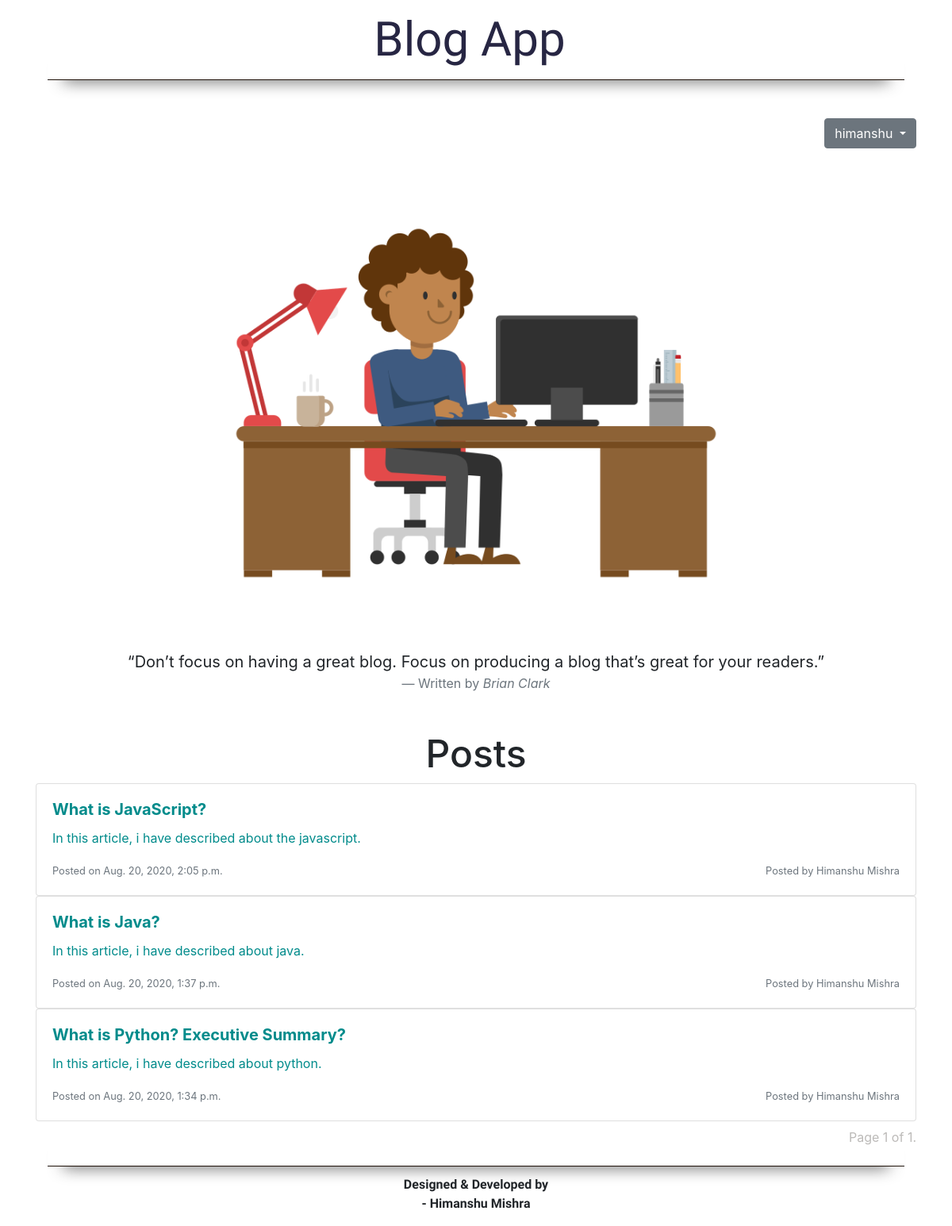
The app's page / (signed in) with its own data.
### blogApplication/models.py (models this page shows, shortened)
class Blog(models.Model):
    author = models.ForeignKey(Author, on_delete=models.CASCADE)
    title = models.CharField(max_length=350, blank=False, null=False)
    excerpt = models.CharField(max_length=1000)
    blog = models.CharField(max_length=10000)
    blogDateTime = models.DateTimeField(auto_now=True, auto_created=True)

class Author(models.Model):
    username = models.CharField(max_length=50, primary_key=True, blank=False, null=False, unique=True)
    fullname = models.CharField(max_length=250, blank=False, null=False)
    emailId = models.EmailField(max_length=250, blank=False, null=False, unique=True)
    bio = models.CharField(max_length=500, blank=True, null=True)
    password = models.CharField(max_length=75, blank=False, null=False)

### blogApplication/views.py (the view)
# urls.py: path('', index, name="IndexPage"),
def index(request):
    all_blogs = Blog.objects.all().order_by('-blogDateTime')
    paginator = Paginator(all_blogs, 4)
    page_number = request.GET.get('page')
    page_object = paginator.get_page(page_number)
    return render(request, 'blogApplication/index.html', context={'title': "Landing Page", 'blogs': page_object, 'name': request.user.username})

### blogApplication/templates/blogApplication/index.html (shortened to what this page needs)
{% extends 'blogApplication base/base.html' %}
{% load static %}
{% block content %}
        <div class="container mt-5"  id="main_section">
        <div class="row text-right">
            <div class="col">
                {% if request.user.is_authenticated %}
                    <div class="btn-group">
                      <button class="btn btn-secondary btn-md dropdown-toggle" id="user_dropdown" type="button" data-toggle="dropdown" aria-haspopup="true" aria-expanded="false">
                        {{ name }}
                      </button>
                    </div>
                {% endif %}
            </div>
        </div>
    </div>
    <div class="container mt-2" id="main_section">
    <div class="row">
      <div class="col">
        <img src="{% static 'images/main_section_image.png' %}" class="img-fluid">
      </div>
    </div>
    <div class="row">
      <div class="col">
        <blockquote class="blockquote text-center">
          <p class="mb-0">“Don’t focus on having a great blog. Focus on producing a blog that’s great for your readers.”</p>
          <footer class="blockquote-footer">Written by <cite title="Source Title">Brian Clark</cite></footer>
        </blockquote>
      </div>
    </div>
  </div>
    <div class="container mt-2" id="posts_section">
      <div class="row">
        <div class="col text-center mt-4">
          <h2>Posts</h2>
        </div>
      </div>
        {% if blogs %}
        {% for blog in blogs %}
        <div class="row">
            <div class="col">
                <div class="card">
                    <div class="card-body">
                        <a href="post/{{ blog.id }}">
                      <h5 class="card-title" style="font-weight: bolder">{{ blog.title }}</h5>
                      <p class="card-text">{{ blog.excerpt }}</p>
                      <div class="row">
                        <div class="col-6">
                          <p class="card-text"><small class="text-muted">Posted on {{ blog.blogDateTime }}</small></p>
                        </div>
                        <div class="col-6">
                          <p class="card-text text-right"><small class="text-muted">Posted by {{ blog.author.fullname }}</small></p>
                        </div>
                      </div>
                        </a>
                    </div>
                  </div>
            </div>
        </div>
        {% endfor %}
            {% else %}
            <div class="row text-center mt-5">
                <div class="col">
                    <h1 style="font-size: 20px">No Post yet.</h1>
                </div>
            </div>
        {% endif %}
      <div class="row mt-2">
        <div class="col">
          <nav aria-label="Page navigation example">
           <div class="pagination" style="float: right !important;color: #bcbab8 !important;">
                <span class="step-links">
                    <span class="current">
                        Page {{ blogs.number }} of {{ blogs.paginator.num_pages }}.
                    </span>
                </span>
           </div>
          </nav>
        </div>
      </div>
    </div>
{% endblock content %}

### static/css/index.css (style rules this page uses)
body { background-color: #ffffff; }
@media only screen and (max-width: 1440px) { h2 { font-size: 4vw; } }
a { text-decoration: none !important; color: darkcyan; }

### records on screen
Blog: title "What is JavaScript?", excerpt "In this article, i have described about the javascript.", blogDateTime "Aug. 20, 2020, 2:05 p.m.", author.fullname "Himanshu Mishra"
Blog: title "What is Java?", excerpt "In this article, i have described about java.", blogDateTime "Aug. 20, 2020, 1:37 p.m.", author.fullname "Himanshu Mishra"
Blog: title "What is Python? Executive Summary?", excerpt "In this article, i have described about python.", blogDateTime "Aug. 20, 2020, 1:34 p.m.", author.fullname "Himanshu Mishra"

### other values on screen
{{ name }} "himanshu"
{{ blogs.number }} "1"
{{ blogs.paginator.num_pages }} "1"
